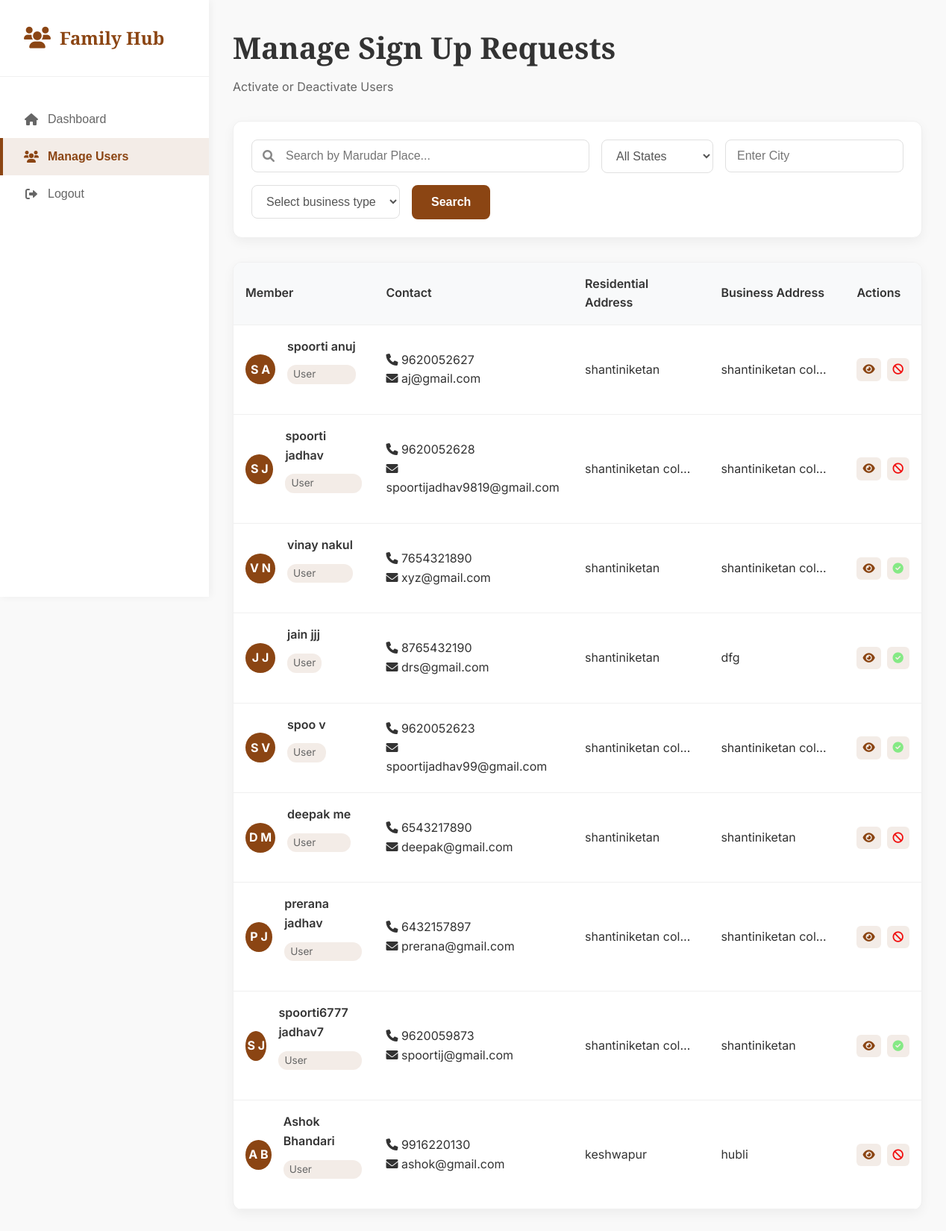
The app's page /request-list/ with its own data.
### users/models.py (models this page shows, shortened)
class NewUser(AbstractUser):
    username= models.CharField( max_length=150, unique=True, null=True, blank=True,)
    user_type = models.CharField(max_length=20, choices=[('admin', 'Admin'), ('user', 'User')], default='User')
    first_name = models.CharField(max_length=150)
    middle_name = models.CharField(max_length=150, blank=True)
    last_name = models.CharField(max_length=150)
    gotra = models.CharField(max_length=150, blank=True)
    DOB = models.DateField(null=True, blank=True)
    gender = models.CharField(max_length=20, choices=GENDER_CHOICES)
    profile_picture = models.ImageField(upload_to='profile_pictures/', null=True, blank=True)
    email = models.EmailField(unique=True, default='example@mail.com', blank=True)
    password = models.CharField(max_length=128)
    phone_number = models.CharField(max_length=15, unique=True, null=True, blank=True)  # Unique phone number
    whatsapp_number = models.CharField(max_length=15, null=True, blank=True)  # Optional
    blood_group = models.CharField(max_length=10, blank=True)
    pant = models.CharField(max_length=20, blank=True)
    pantoption = models.CharField(max_length=20, blank=True, null=True)
    marudar_place = models.CharField(max_length=150, blank=True)
    state = models.CharField(max_length=100, blank=True)
    city = models.CharField(max_length=100, blank=True)
    pincode = models.CharField(max_length=10, blank=True)
    residential_address = models.TextField(blank=True)
    business_name = models.CharField(max_length=150, blank=True)
    business_type = models.CharField(max_length=150, blank=True)
    industry = models.CharField(max_length=150, blank=True)
    website = models.URLField(blank=True)
    business_address = models.TextField(blank=True)
    is_active = models.BooleanField(default=False)
    date_joined = models.DateTimeField(auto_now_add=True)
    last_login = models.DateTimeField(null=True, blank=True)
    is_deleted = models.BooleanField(default=False)  # Soft delete flag
    deleted_at = models.DateTimeField(null=True, blank=True)
    added_by = models.ForeignKey('self', on_delete=models.SET_NULL, null=True, blank=True, related_name='added_users')

### users/views.py (the view)
# urls.py: path('request-list/', views.request_list, name='search_members'),
def request_list(request):
    pending_users = NewUser.objects.exclude(user_type='Admin')
    marudar_place = request.GET.get('marudarplace')
    state = request.GET.get('state')
    city = request.GET.get('city')
    business_type = request.GET.get('business_type')
    if marudar_place:
        pending_users = pending_users.filter(marudar_place__icontains=marudar_place)
    if state:
        pending_users = pending_users.filter(state__icontains=state)
    if city:
        pending_users = pending_users.filter(city__icontains=city)
    if business_type:
        pending_users = pending_users.filter(business_type__iexact=business_type)
    pending_users_count = pending_users.count()
    marudar_places = NewUser.objects.values_list('marudar_place', flat=True).distinct()
    states = NewUser.objects.values_list('state', flat=True).distinct()
    context = {
        'pending_users': pending_users,
        'pending_users_count': pending_users_count,
        'marudar_places': marudar_places,
        'states': states,
    }
    return render(request, 'request_list.html', context)

### users/templates/request_list.html (shortened to what this page needs)
<!DOCTYPE html>
<html lang="en">
<head>
    <link rel="stylesheet" href="https://cdnjs.cloudflare.com/ajax/libs/font-awesome/6.0.0/css/all.min.css">
</head>
<body>
    <div class="dashboard-container">
        <aside class="sidebar" id="sidebar">
            <div class="sidebar-header">
                <div class="sidebar-logo">
                    <i class="fas fa-users logo-icon"></i>
                    <span>Family Hub</span>
                </div>
            </div>
            <nav class="sidebar-nav">
                <button class="nav-item " onclick="window.location.href='/admin_dashboard/'" data-tab="dashboard">
                    <i class="fas fa-home"></i>
                    <span>Dashboard</span>
                </button>
                <button class="nav-item active" onclick="window.location.href='/request-list/'" data-tab="family">
                    <i class="fas fa-users"></i>
                    <span>Manage Users</span>
                </button>
                <button class="nav-item" onclick="window.location.href='/logout/'" data-tab="logout">
                    <i class="fas fa-sign-out-alt"></i>
                    <span>Logout</span>
                </button>
            </nav>
        </aside>
        <main class="main-content">
            <div id="family-tab" class="tab-content active">
                <div class="page-header">
                    <div>
                        <h1>Manage Sign Up Requests</h1>
                        <p>Activate or Deactivate Users</p>
                    </div>
                </div>
                <div class="management-controls">
                  <form method="GET" action="{% url 'search_members' %}">
                        <div class="controls-row">
                            <div class="search-box">
                            <i class="fas fa-search"></i>
                            <input type="text" id="marudarplace" list="rajasthanCities" name="marudarplace" placeholder="Search by Marudar Place...">
                            </div>
                            <select class="filter-select" id="state" name="state">
                            <option value="">All States</option>
                            </select>
                            <input type="text" class="filter-select" id="current" name="city" placeholder="Enter City" />
                            <select class="filter-select" id="Business" name="business_type">
                            <option value="">Select business type</option>
                            </select>
                            <button type="submit" class="btn btn-primary">Search</button>
                        </div>
                        </form>
                </div>
               <div id="members-table-view" class="table-container" {% if pending_users_count == 0 %}{% endif %}>
    <table class="data-table">
        <thead>
            <tr>
                <th>Member</th>
                <th>Contact</th>
                <th>Residential Address</th>
                <th>Business Address</th>
                <th>Actions</th>
            </tr>
        </thead>
        <tbody id="members-table-body">
            {% for user in pending_users %}
                <tr>
                    <td>
                        <div class="member-info-cell">
                            <div class="member-avatar-small">{{ user.first_name|first|upper }} {{ user.last_name|first|upper }}</div>
                            <div class="member-details">
                                <div class="member-name">{{ user.first_name }} {{ user.last_name }}</div>
                                <div class="member-relationship">{{ user.user_type }}</div>
                            </div>
                        </div>
                    </td>
                    <td>
                        {% if user.phone_number %}<div><i class="fas fa-phone"></i> {{ user.phone_number }}</div>{% endif %}
                        {% if user.email %}<div><i class="fas fa-envelope"></i> {{ user.email }}</div>{% endif %}
                    </td>
                    <td>
                        <div class="address-cell" title="{{ user.residential_address }}">
                            {{ user.residential_address }}
                        </div>
                    </td>
                    <td>
                        <div class="address-cell" title="{{ user.business_address }}">
                            {{ user.business_address }}
                        </div>
                    </td>
                   <td>
                    <div class="actions">
                        <button class="btn-view" onclick="openViewMemberModal('{{ user.id }}')" title="View">
                            <i class="fas fa-eye"></i>
                        </button>
                {% if not user.is_active %}
                <form action="{% url 'activate_user' user.id %}" method="POST" style="display:inline;">
                    <button type="submit" class="btn-view" title="Activate" style="color: rgb(133, 233, 133);">
                        <i class="fas fa-check-circle"></i>
                    </button>
                </form>
                {% endif %}
                {% if user.is_active %}
                <form action="{% url 'deactivate_user' user.id %}" method="POST" style="display:inline;">
                    <button type="submit" class="btn-view" title="Deactivate" style="color: rgb(241, 15, 15);">
                        <i class="fas fa-ban"></i>
                    </button>
                </form>
                {% endif %}
                    </div>
                </td>
                </tr>
            {% empty %}
                <tr><td colspan="6" class="empty-state">No pending users found</td></tr>
            {% endfor %}
        </tbody>
    </table>
                </div>
            </div>
        </main>
    </div>
        <link href="https://code.jquery.com/ui/1.13.2/themes/base/jquery-ui.css" rel="stylesheet">
</body>
</html>

### records on screen
NewUser: first_name|first "S", last_name|first "A", first_name "spoorti", last_name "anuj", user_type "User", phone_number "9620052627", email "aj@gmail.com", residential_address "shantiniketan", business_address "shantiniketan col…", is_active True (drawn)
NewUser: first_name|first "S", last_name|first "J", first_name "spoorti", last_name "jadhav", user_type "User", phone_number "9620052628", email "spoortijadhav9819@gmail.com", residential_address "shantiniketan col…", business_address "shantiniketan col…", is_active True (drawn)
NewUser: first_name|first "V", last_name|first "N", first_name "vinay", last_name "nakul", user_type "User", phone_number "7654321890", email "xyz@gmail.com", residential_address "shantiniketan", business_address "shantiniketan col…", is_active False (drawn)
NewUser: first_name|first "J", last_name|first "J", first_name "jain", last_name "jjj", user_type "User", phone_number "8765432190", email "drs@gmail.com", residential_address "shantiniketan", business_address "dfg", is_active False (drawn)
NewUser: first_name|first "S", last_name|first "V", first_name "spoo", last_name "v", user_type "User", phone_number "9620052623", email "spoortijadhav99@gmail.com", residential_address "shantiniketan col…", business_address "shantiniketan col…", is_active False (drawn)
NewUser: first_name|first "D", last_name|first "M", first_name "deepak", last_name "me", user_type "User", phone_number "6543217890", email "deepak@gmail.com", residential_address "shantiniketan", business_address "shantiniketan", is_active True (drawn)
NewUser: first_name|first "P", last_name|first "J", first_name "prerana", last_name "jadhav", user_type "User", phone_number "6432157897", email "prerana@gmail.com", residential_address "shantiniketan col…", business_address "shantiniketan col…", is_active True (drawn)
NewUser: first_name|first "S", last_name|first "J", first_name "spoorti6777", last_name "jadhav7", user_type "User", phone_number "9620059873", email "spoortij@gmail.com", residential_address "shantiniketan col…", business_address "shantiniketan", is_active False (drawn)
NewUser: first_name|first "A", last_name|first "B", first_name "Ashok", last_name "Bhandari", user_type "User", phone_number "9916220130", email "ashok@gmail.com", residential_address "keshwapur", business_address "hubli", is_active True (drawn)
